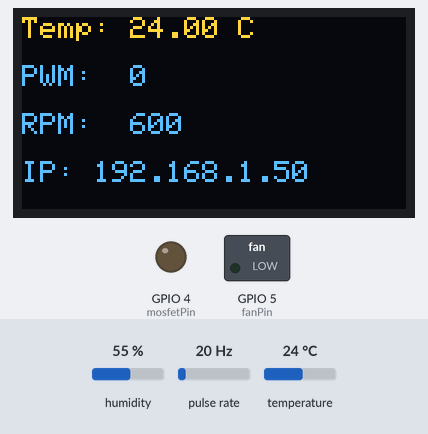
Recording of a sketch running on a simulated ESP32. Shown: 128×64 one-colour display, switched loads named in the sketch (green lamp = pin HIGH), output pins drawn as LEDs (lit = HIGH). Wiring (inferred from the names in the program): pulse sensor: data GPIO 18. Inputs (shaded band) come from the test bench; at power-on: temperature 24 °C, pulse rate 20 Hz, humidity 55 %. The OLED is the two-colour kind (top 16 rows yellow); WiFi joins after 1.5 s; servers stay silent unless stated; what the sketch prints to the serial monitor is not drawn.

Above: at 2.7 s.
2.8 s: temperature set to 28 °C
At 7.2 s:
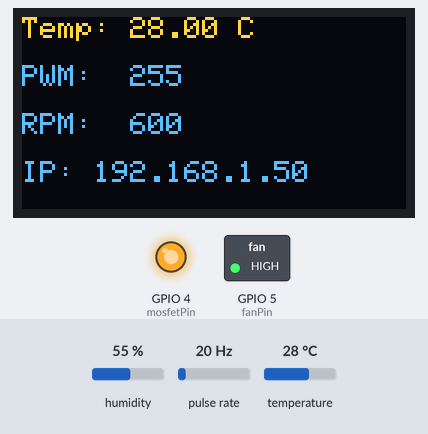
12.0 s: temperature set to 24 °C
At 14.9 s:
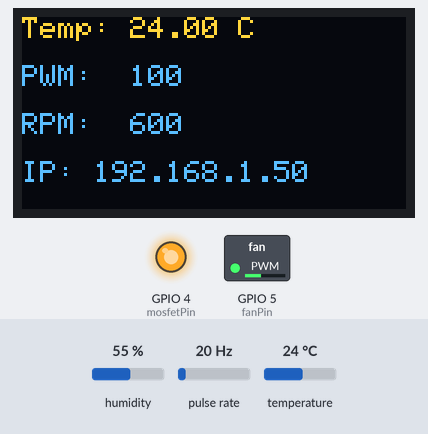
21.0 s: temperature set to 33 °C
At 23.2 s:
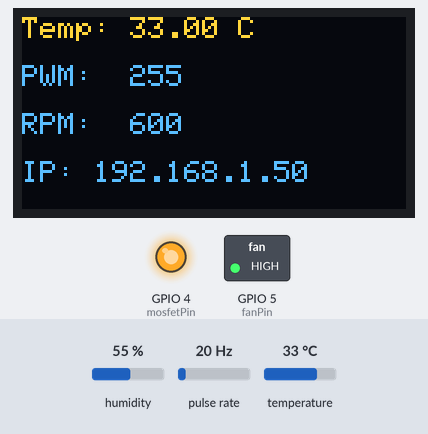
26.0 s: pulse rate (sensor on GPIO 18) set to 4 Hz
At 28.7 s:
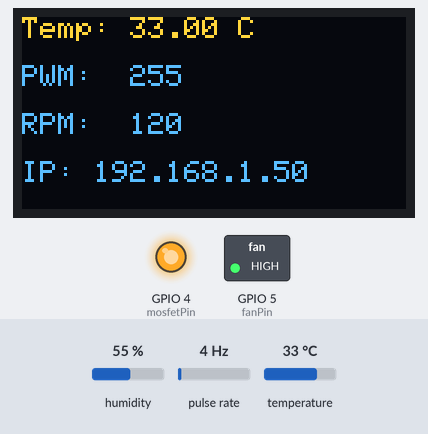
29.0 s: pulse rate (sensor on GPIO 18) set to 50 Hz
At 33.9 s:
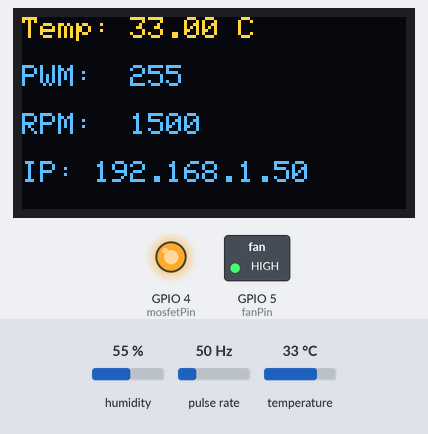
Timing chart, 0 to 35.0 s (numbered marks = the images above; inputs shaded):
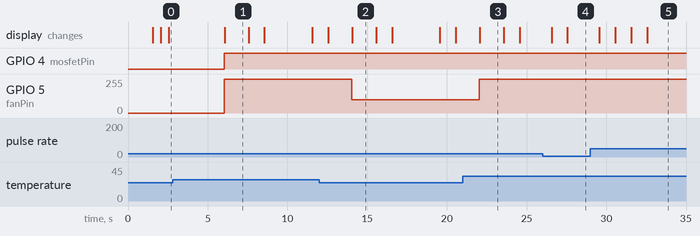

The sketch:

ESP32_CodeV3.ino
```cpp
#include <WiFi.h>
#include <DHT.h>
#include <Wire.h>
#include <Adafruit_GFX.h>
#include <Adafruit_SSD1306.h>

#define SCREEN_WIDTH 128
#define SCREEN_HEIGHT 64
Adafruit_SSD1306 display(SCREEN_WIDTH, SCREEN_HEIGHT, &Wire, -1);

const int fanPin = 5;
const int tachPin = 18;
const int sensorPin = 32;
const int mosfetPin = 4;

//Wifi Setup
const char* ssid = "Wifi Name";
const char* password = "Wifi Password";
WiFiServer server(80);

// DHT Setup
#define DHTTYPE DHT11
DHT dht(sensorPin, DHTTYPE);

// PWM Configuration
const int freq = 25000;
const int resolution = 8;

// Tachometer
volatile unsigned long pulseCount = 0;
unsigned long lastRPMTime = 0;
unsigned int rpm = 0;

// Timer for millis() function
unsigned long lastControlTime = 0;
unsigned long lastDisplayTime = 0;
const unsigned long CONTROL_INTERVAL = 2000;
const unsigned long DISPLAY_INTERVAL = 500;

// Temperature hysteresis
const float highLimit = 25.0;
const float lowLimit = 24.0;
bool fanON = false;
float temperature = 0.0;
int speed = 0;

// Interrupt Service Routine
void IRAM_ATTR countPulse() {
  pulseCount++;
}

// Fan speed
int calculateFanSpeed(float temp) {
  if (temp < highLimit)       return 100;
  if (temp < (highLimit + 1)) return 150;
  if (temp < (highLimit + 2)) return 200;
  return 255;
}

void setup() {
  Serial.begin(115200);
  dht.begin();

  pinMode(mosfetPin, OUTPUT);
  digitalWrite(mosfetPin, LOW); // start OFF

  if (!display.begin(SSD1306_SWITCHCAPVCC, 0x3C)) {
    Serial.println(F("OLED allocation failed"));
    while (true);
  }

  display.clearDisplay();
  display.setTextColor(WHITE);

  // PWM
  ledcAttach(fanPin, freq, resolution);

  // Configure Tachometer Interrupt
  pinMode(tachPin, INPUT_PULLUP);
  attachInterrupt(digitalPinToInterrupt(tachPin), countPulse, FALLING);

  lastRPMTime = millis();

  //Connect Wifi
  WiFi.begin(ssid, password);

  Serial.print("Connecting to WiFi");

  while (WiFi.status() != WL_CONNECTED) {
    delay(500);
    Serial.print(".");
  }

  Serial.println("\nWiFi connected!");
  Serial.print("IP address: ");
  Serial.println(WiFi.localIP());

  server.begin();
}

void loop() {
  WiFiClient client = server.available();
  unsigned long currentTime = millis();

  //Calculates RPM every 1 second
  if (currentTime - lastRPMTime >= 1000) {
    noInterrupts();
    unsigned long pulses = pulseCount;
    pulseCount = 0;
    interrupts();

    unsigned long elapsedTime = currentTime - lastRPMTime;
    lastRPMTime = currentTime;

    // RPM = (Pulses / time_in_seconds) * 60 seconds / 2 pulses per revolution
    rpm = (pulses * 30000UL) / (unsigned long)elapsedTime;
  }

  //Reads DHT Sensor every 2 seconds
  if (currentTime - lastControlTime >= CONTROL_INTERVAL) {
    lastControlTime = currentTime;

    float rawTemp = dht.readTemperature();
    if (!isnan(rawTemp)) {
      temperature = rawTemp;

      if (temperature < lowLimit) fanON = false;
      if (temperature > highLimit) fanON = true;

      digitalWrite(mosfetPin, fanON ? HIGH : LOW);

      if (fanON) {
        speed = calculateFanSpeed(temperature);
        ledcWrite(fanPin, speed);
      }
      else {
        speed = 0;
        ledcWrite(fanPin, 0);
      }
    }
  }

  // Display
  if (currentTime - lastDisplayTime >= DISPLAY_INTERVAL) {
    lastDisplayTime = currentTime;

    // Serial Telemetry
    Serial.print("Temp: "); Serial.print(temperature);
    Serial.print(" C | Speed: "); Serial.print(speed);
    Serial.print(" | RPM: "); Serial.println(rpm);

    // OLED Update
    display.clearDisplay();
    display.setTextSize(1);

    display.setCursor(0, 0);
    display.print("Temp: "); display.print(temperature); display.print(" C");

    display.setCursor(0, 16);
    display.print("PWM:  "); display.print(speed);

    display.setCursor(0, 32);
    display.print("RPM:  "); display.print(rpm);

    display.setCursor(0, 48);
    display.print("IP: ");
    display.print(WiFi.localIP());

    display.display();
  }

  if (client) {
    Serial.println("New Client Connected.");
    String request = "";

    if (client.available()) {
      request = client.readStringUntil('\r');
    }

    while (client.connected() && client.available()) {
      String line = client.readStringUntil('\n');
      if (line == "\r") {
        break; // Headers ended
      }
    }

    //For live data
    if (request.indexOf("/data") != -1) {
      client.println("HTTP/1.1 200 OK");
      client.println("Content-Type: application/json");
      client.println("Connection: close");
      client.println();

      client.print("{\"temp\":");
      client.print(temperature);
      client.print(",\"rpm\":");
      client.print(rpm);
      client.print(",\"pwm\":");
      client.print(speed);
      client.println("}");
    }

    //Web page
    else {
      client.println("HTTP/1.1 200 OK");
      client.println("Content-type: text/html");
      client.println("Connection: close");
      client.println();

      client.println("<!DOCTYPE html><html>");

      client.println("<head>");
      client.println("<meta name='viewport' content='width=device-width, initial-scale=1.0'>");
      client.println("<title>ESP32 Fan Dashboard</title>");

      client.println("<style>");

      client.println("body {");
      client.println("  font-family: Arial;");
      client.println("  background:#111;");
      client.println("  color:white;");
      client.println("  text-align:center;");
      client.println("  margin:0;");
      client.println("  padding:20px;");
      client.println("}");

      client.println("h2 {");
      client.println("  font-size: 34px;");
      client.println("  margin-bottom: 20px;");
      client.println("}");

      client.println(".card {");
      client.println("  background:#222;");
      client.println("  margin:15px auto;");
      client.println("  padding:22px;");
      client.println("  width:90%;");
      client.println("  max-width:380px;");
      client.println("  border-radius:16px;");
      client.println("  box-shadow:0 6px 14px rgba(0,0,0,0.6);");
      client.println("}");

      client.println("h3 {");
      client.println("  font-size: 22px;");
      client.println("  margin-bottom: 8px;");
      client.println("}");

      client.println(".value {");
      client.println("  font-size: 32px;");
      client.println("  font-weight: bold;");
      client.println("  color:#00ffcc;");
      client.println("}");

      client.println("</style>");

      client.println("</head>");

      client.println("<body>");

      client.println("<h2>ESP32 Fan Dashboard</h2>");

      client.println("<div class='card'>");
      client.println("<h3>Temperature</h3>");
      client.println("<div class='value'><span id='t'>--</span> C</div>");
      client.println("</div>");

      client.println("<div class='card'>");
      client.println("<h3>RPM</h3>");
      client.println("<div class='value'><span id='r'>--</span></div>");
      client.println("</div>");

      client.println("<div class='card'>");
      client.println("<h3>PWM</h3>");
      client.println("<div class='value'><span id='p'>--</span></div>");
      client.println("</div>");

      // LIVE UPDATE SCRIPT
      client.println("<script>");
      client.println("setInterval(() => {");
      client.println("  fetch('/data')");
      client.println("    .then(r => r.json())");
      client.println("    .then(d => {");
      client.println("      document.getElementById('t').innerText = d.temp;");
      client.println("      document.getElementById('r').innerText = d.rpm;");
      client.println("      document.getElementById('p').innerText = d.pwm;");
      client.println("    }).catch(err => console.log('Fetch error:', err));");
      client.println("}, 1000);");
      client.println("</script>");

      client.println("</body></html>");
    }

    delay(1);
    client.stop();
    Serial.println("Client Disconnected.");
  }
}
```

Measured:
- after the input at 2.8 s, GPIO 4 (mosfetPin): LOW → HIGH after 3.2 s; GPIO 5 (fanPin): 0/255 → 255/255 after 3.2 s; the display: changes after 3.3 s (image 1)
- after the input at 12.0 s, GPIO 5 (fanPin): 255/255 → 100/255 after 2.0 s; the display: first differs from a run without the input after 2.1 s (image 2)
- after the input at 21.0 s, GPIO 5 (fanPin): 100/255 → 255/255 after 1.0 s; the display: changes after 1.1 s (image 3)
- after the input at 26.0 s, the display: first changes after 0.57 s (image 4 shows a later state)
- after the input at 29.0 s, the display: first changes after 0.57 s (image 5 shows a later state)
- what the display in image 1 shows lasts 1.5 s, from 6.1 s to 7.6 s
